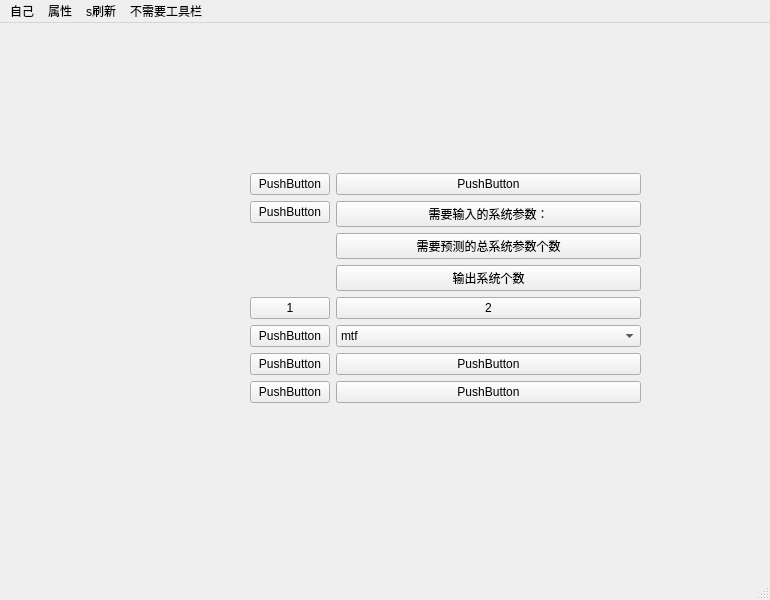
<?xml version="1.0" encoding="UTF-8"?>
<ui version="4.0">
 <class>mainWindow</class>
 <widget class="QMainWindow" name="mainWindow">
  <property name="geometry">
   <rect>
    <x>0</x>
    <y>0</y>
    <width>770</width>
    <height>600</height>
   </rect>
  </property>
  <property name="windowTitle">
   <string>MainWindow</string>
  </property>
  <widget class="QWidget" name="centralwidget">
   <widget class="QWidget" name="formLayoutWidget">
    <property name="geometry">
     <rect>
      <x>250</x>
      <y>150</y>
      <width>391</width>
      <height>277</height>
     </rect>
    </property>
    <layout class="QFormLayout" name="formLayout">
     <item row="0" column="1">
      <widget class="QPushButton" name="pushButton_7">
       <property name="text">
        <string>PushButton</string>
       </property>
      </widget>
     </item>
     <item row="3" column="0">
      <widget class="QPushButton" name="pushButton_10">
       <property name="text">
        <string>PushButton</string>
       </property>
      </widget>
     </item>
     <item row="4" column="0">
      <widget class="QPushButton" name="pushButton_6">
       <property name="text">
        <string>PushButton</string>
       </property>
      </widget>
     </item>
     <item row="4" column="1">
      <widget class="QPushButton" name="pushButton_11">
       <property name="text">
        <string>PushButton</string>
       </property>
      </widget>
     </item>
     <item row="5" column="0">
      <widget class="QPushButton" name="pushButton_8">
       <property name="text">
        <string>PushButton</string>
       </property>
      </widget>
     </item>
     <item row="5" column="1">
      <widget class="QPushButton" name="pushButton_9">
       <property name="text">
        <string>PushButton</string>
       </property>
      </widget>
     </item>
     <item row="0" column="0">
      <widget class="QPushButton" name="pushButton_12">
       <property name="text">
        <string>PushButton</string>
       </property>
      </widget>
     </item>
     <item row="1" column="0">
      <widget class="QPushButton" name="pushButton_13">
       <property name="text">
        <string>PushButton</string>
       </property>
      </widget>
     </item>
     <item row="1" column="1">
      <layout class="QVBoxLayout" name="verticalLayout">
       <item>
        <widget class="QPushButton" name="pushButton">
         <property name="text">
          <string>需要输入的系统参数：</string>
         </property>
        </widget>
       </item>
       <item>
        <widget class="QPushButton" name="pushButton_2">
         <property name="text">
          <string>需要预测的总系统参数个数</string>
         </property>
        </widget>
       </item>
       <item>
        <widget class="QPushButton" name="pushButton_3">
         <property name="text">
          <string>输出系统个数</string>
         </property>
        </widget>
       </item>
      </layout>
     </item>
     <item row="2" column="0">
      <widget class="QPushButton" name="pushButton_4">
       <property name="text">
        <string>1</string>
       </property>
      </widget>
     </item>
     <item row="2" column="1">
      <widget class="QPushButton" name="pushButton_5">
       <property name="text">
        <string>2</string>
       </property>
      </widget>
     </item>
     <item row="3" column="1">
      <widget class="QComboBox" name="comboBox">
       <item>
        <property name="text">
         <string>mtf</string>
        </property>
       </item>
       <item>
        <property name="text">
         <string>relative disrotion</string>
        </property>
       </item>
       <item>
        <property name="text">
         <string>volume</string>
        </property>
       </item>
       <item>
        <property name="text">
         <string>rms</string>
        </property>
       </item>
       <item>
        <property name="text">
         <string>error function</string>
        </property>
       </item>
      </widget>
     </item>
    </layout>
   </widget>
  </widget>
  <widget class="QMenuBar" name="menubar">
   <property name="geometry">
    <rect>
     <x>0</x>
     <y>0</y>
     <width>770</width>
     <height>26</height>
    </rect>
   </property>
   <widget class="QMenu" name="menu">
    <property name="title">
     <string>自己</string>
    </property>
   </widget>
   <widget class="QMenu" name="menu_2">
    <property name="title">
     <string>属性</string>
    </property>
   </widget>
   <widget class="QMenu" name="menus">
    <property name="title">
     <string>s刷新</string>
    </property>
   </widget>
   <widget class="QMenu" name="menu_3">
    <property name="title">
     <string>不需要工具栏</string>
    </property>
    <widget class="QMenu" name="menuhaixuyao">
     <property name="title">
      <string>haixuyao </string>
     </property>
     <addaction name="separator"/>
     <addaction name="actionvery_good"/>
     <addaction name="actionnice_baby"/>
    </widget>
    <widget class="QMenu" name="menuthree">
     <property name="title">
      <string>three</string>
     </property>
     <addaction name="actionziyouzizai"/>
    </widget>
    <addaction name="separator"/>
    <addaction name="menuhaixuyao"/>
    <addaction name="separator"/>
    <addaction name="actionnice"/>
    <addaction name="separator"/>
    <addaction name="menuthree"/>
   </widget>
   <addaction name="menu"/>
   <addaction name="menu_2"/>
   <addaction name="menus"/>
   <addaction name="menu_3"/>
  </widget>
  <widget class="QStatusBar" name="statusbar"/>
  <action name="actionnice">
   <property name="text">
    <string>nice</string>
   </property>
  </action>
  <action name="actionziyouzizai">
   <property name="text">
    <string>ziyouzizai </string>
   </property>
  </action>
  <action name="actionvery_good">
   <property name="text">
    <string>very good</string>
   </property>
  </action>
  <action name="actionnice_baby">
   <property name="text">
    <string>nice baby</string>
   </property>
  </action>
 </widget>
 <resources/>
 <connections/>
</ui>
